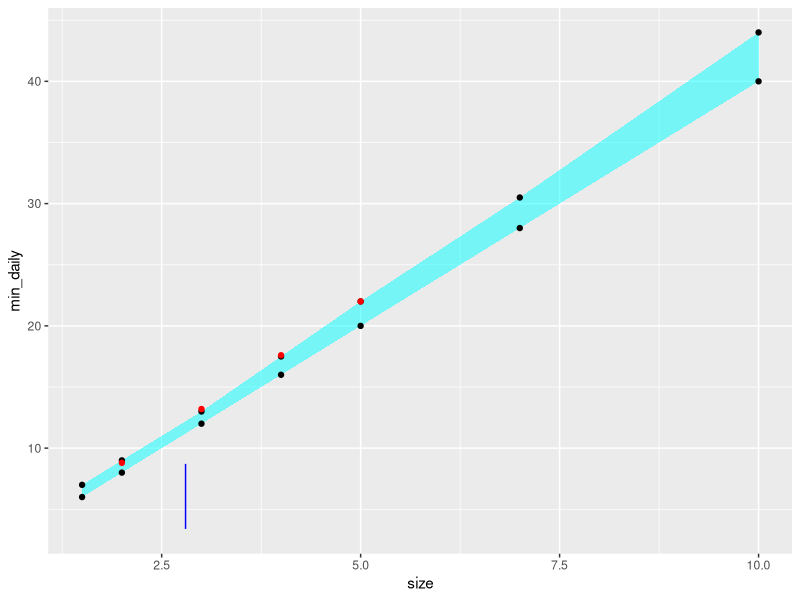

Recreate this plot in R. (Note: this script raises an error after producing the figure.)
## ---- chunk 1
knitr::opts_chunk$set(echo = TRUE)
library(data.table)
library(ggplot2)
## ---- chunk 2
syn <- list(
  A1 = 26.2026,       # cents per unit (kW.hr)   
  supply = 93.9330,   # cents per day
  natural = 4.8466,   # cents per unit (100% natural)
  renewable = 7.1350  # cents per unit (paid to us)
)

gst = 1.10  # 10% GST
current = 2.8 # kW.hr
proposed = 6  # kW.hr

## ---- chunk 3
tbl <- data.table(name = c("current", "", ""), 
                  size = c(2.8, 3.5, 10), 
                  cost = c(0, 5000, 10000)
                  )

# suggested average generation per system size in Perth from
# https://www.solarchoice.net.au/blog/solar-power-system-deals-perth-wa
generation <- fread("solarchoice_perth.csv")
generation[, c('min_daily', 'max_daily') := lapply(tstrsplit(avg_daily, "-"), as.numeric)]

# suggested generation for Perth from
# https://www.solargain.com.au/which-solar-energy-system-is-right-for-me
gen_perth <- data.table(size = c(2,3,4,5), avg_daily = c(8.8,13.2,17.6,22))

# data from analysis daily results recorded in consumption.Rmd
# calculated with
# quantile(daily$made, probs = c(0.05, 0.95), na.rm = TRUE)))

our_system <- data.table(size = 2.8, CI_lo = 3.395238, CI_hi = 8.714286)

# plot all the data on the same graph

ggplot(generation) + aes(x = size) + 
  geom_ribbon(aes(ymin=min_daily, ymax = max_daily), fill = 'cyan', alpha = 0.5) +
  geom_point(aes(y=min_daily)) + geom_point(aes(y=max_daily)) + 
  geom_linerange(data = our_system, aes(ymin = CI_lo, ymax = CI_hi), colour = 'blue') + 
  geom_point(data = gen_perth, aes(x=size, y = avg_daily), colour = 'red')

## ---- chunk 4
# assume generation scales with the size of the system,
# so if we double the size it should make double the power
new_sold <- (proposed/current) * units_sold

income <- syn$renewable * units_sold 
new_income <- syn$renewable * new_sold
unit_cost <- gst * (syn$A1 + syn$natural) 

cost <- unit_cost * (units_bought - units_sold)
new_cost <- unit_cost * (units_bought - new_sold)

savings = (proposed_income - income)
savings = syn$renewable * (proposed_made - made)

rate = 0.05 # 5% interest is about all we get at the moment
opportunity_cost = rate * proposed_capital
